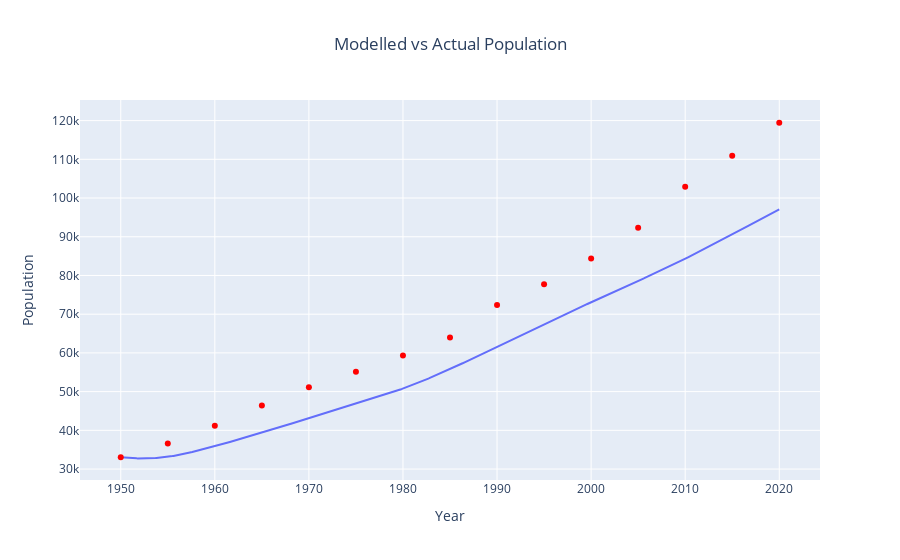

Notebook source saved alongside this figure:
### Code cell
fig1 = px.line(
    df_0,
    x=df_0.index,
    y="population_size",
)
fig2 = px.scatter(total_pop, x="year", y="sum")
fig2.update_traces(marker=dict(color="red"))
fig3 = go.Figure(
    data=fig1.data + fig2.data,
)
fig3.update_layout(
    title="Modelled vs Actual Population", title_x=0.5, xaxis_title="Year", yaxis_title="Population"
)
fig3.show()

### Figure 1 — Plotly figure (JSON) as saved in the notebook; plotly's stock layout.template omitted (floating-point values rounded to 4 significant figures; data arrays with more than 128 entries replaced by an {"elided": "..."} marker saying what was removed)
{"data": [{"hovertemplate": "index=%{x}<br>population_size=%{y}<extra></extra>", "legendgroup": "", "line": {"color": "#636efa", "dash": "solid"}, "marker": {"symbol": "circle"}, "mode": "lines", "name": "", "orientation": "v", "showlegend": false, "type": "scatter", "x": {"elided": "701 float values"}, "xaxis": "x", "y": {"elided": "701 float values"}, "yaxis": "y"}, {"hovertemplate": "year=%{x}<br>sum=%{y}<extra></extra>", "legendgroup": "", "marker": {"color": "red", "symbol": "circle"}, "mode": "markers", "name": "", "orientation": "v", "showlegend": false, "type": "scatter", "x": [1950, 1955, 1960, 1965, 1970, 1975, 1980, 1985, 1990, 1995, 2000, 2005, 2010, 2015, 2020], "xaxis": "x", "y": [33048, 36573, 41202, 46429, 51151, 55114, 59301, 63986, 72400, 77723, 84396, 92325, 102927, 110929, 119447], "yaxis": "y"}], "layout": {"title": {"text": "Modelled vs Actual Population", "x": 0.5}, "xaxis": {"title": {"text": "Year"}}, "yaxis": {"title": {"text": "Population"}}}}
